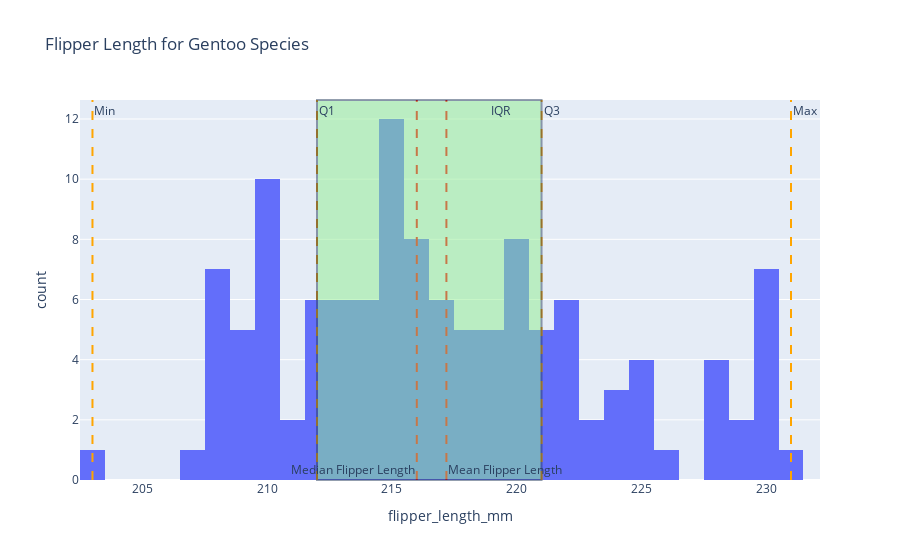

The notebook cell saved with this chart:
### Code cell
filtered_data3 = pingees[pingees['species'] == 'Gentoo']
fig3 = px.histogram(filtered_data3, x="flipper_length_mm", nbins=30,
                   title="Flipper Length for Gentoo Species")
x_value = 217.186992
fig3.add_vline(x_value, line_dash="dash", line_color="red", 
               annotation_text="Mean Flipper Length", annotation_position="bottom right")
median_value = 216.0
fig3.add_vline(median_value,  line_dash="dash", line_color="red", 
               annotation_text="Median Flipper Length", annotation_position="bottom left")

Quartile1_Gentoo = filtered_data3['flipper_length_mm'].quantile(0.25)
Quartile3_Gentoo = filtered_data3['flipper_length_mm'].quantile(0.75)
min_value_Gentoo = filtered_data3['flipper_length_mm'].min()
max_value_Gentoo = filtered_data3['flipper_length_mm'].max()

fig3.add_vline(Quartile1_Gentoo,  line_dash="dash", line_color="orange", 
               annotation_text="Q1", annotation_position="top right")
fig3.add_vline(Quartile3_Gentoo,  line_dash="dash", line_color="orange", 
               annotation_text="Q3", annotation_position="top right")
fig3.add_vline(min_value_Gentoo,  line_dash="dash", line_color="orange", 
               annotation_text="Min", annotation_position="top right")
fig3.add_vline(max_value_Gentoo,  line_dash="dash", line_color="orange", 
               annotation_text="Max", annotation_position="top right")

fig3.add_vrect(x0=Quartile1_Gentoo, x1=Quartile3_Gentoo,
               fillcolor="lightgreen", opacity=0.5,
               annotation_text="IQR          ", annotation_position="top right")

fig3.show()(renderer="png")

### Figure 1 — Plotly figure (JSON) as saved in the notebook; plotly's stock layout.template omitted (floating-point values rounded to 4 significant figures)
{"data": [{"alignmentgroup": "True", "bingroup": "x", "hovertemplate": "flipper_length_mm=%{x}<br>count=%{y}<extra></extra>", "legendgroup": "", "marker": {"color": "#636efa", "pattern": {"shape": ""}}, "name": "", "nbinsx": 30, "offsetgroup": "", "orientation": "v", "showlegend": false, "type": "histogram", "x": [211, 230, 210, 218, 215, 210, 211, 219, 209, 215, 214, 216, 214, 213, 210, 217, 210, 221, 209, 222, 218, 215, 213, 215, 215, 215, 216, 215, 210, 220, 222, 209, 207, 230, 220, 220, 213, 219, 208, 208, 208, 225, 210, 216, 222, 217, 210, 225, 213, 215, 210, 220, 210, 225, 217, 220, 208, 220, 208, 224, 208, 221, 214, 231, 219, 230, 214, 229, 220, 223, 216, 221, 221, 217, 216, 230, 209, 220, 215, 223, 212, 221, 212, 224, 212, 228, 218, 218, 212, 230, 218, 228, 212, 224, 214, 226, 216, 222, 203, 225, 219, 228, 215, 228, 216, 215, 210, 219, 208, 209, 216, 229, 213, 230, 217, 230, 217, 222, 214, null, 215, 222, 212, 213], "xaxis": "x", "yaxis": "y"}], "layout": {"annotations": [{"showarrow": false, "text": "Mean Flipper Length", "x": 217.2, "xanchor": "left", "xref": "x", "y": 0, "yanchor": "bottom", "yref": "y domain"}, {"showarrow": false, "text": "Median Flipper Length", "x": 216, "xanchor": "right", "xref": "x", "y": 0, "yanchor": "bottom", "yref": "y domain"}, {"showarrow": false, "text": "Q1", "x": 212, "xanchor": "left", "xref": "x", "y": 1, "yanchor": "top", "yref": "y domain"}, {"showarrow": false, "text": "Q3", "x": 221, "xanchor": "left", "xref": "x", "y": 1, "yanchor": "top", "yref": "y domain"}, {"showarrow": false, "text": "Min", "x": 203, "xanchor": "left", "xref": "x", "y": 1, "yanchor": "top", "yref": "y domain"}, {"showarrow": false, "text": "Max", "x": 231, "xanchor": "left", "xref": "x", "y": 1, "yanchor": "top", "yref": "y domain"}, {"showarrow": false, "text": "IQR          ", "x": 221, "xanchor": "right", "xref": "x", "y": 1, "yanchor": "top", "yref": "y domain"}], "barmode": "relative", "legend": {"tracegroupgap": 0}, "shapes": [{"line": {"color": "red", "dash": "dash"}, "type": "line", "x0": 217.2, "x1": 217.2, "xref": "x", "y0": 0, "y1": 1, "yref": "y domain"}, {"line": {"color": "red", "dash": "dash"}, "type": "line", "x0": 216, "x1": 216, "xref": "x", "y0": 0, "y1": 1, "yref": "y domain"}, {"line": {"color": "orange", "dash": "dash"}, "type": "line", "x0": 212, "x1": 212, "xref": "x", "y0": 0, "y1": 1, "yref": "y domain"}, {"line": {"color": "orange", "dash": "dash"}, "type": "line", "x0": 221, "x1": 221, "xref": "x", "y0": 0, "y1": 1, "yref": "y domain"}, {"line": {"color": "orange", "dash": "dash"}, "type": "line", "x0": 203, "x1": 203, "xref": "x", "y0": 0, "y1": 1, "yref": "y domain"}, {"line": {"color": "orange", "dash": "dash"}, "type": "line", "x0": 231, "x1": 231, "xref": "x", "y0": 0, "y1": 1, "yref": "y domain"}, {"fillcolor": "lightgreen", "opacity": 0.5, "type": "rect", "x0": 212, "x1": 221, "xref": "x", "y0": 0, "y1": 1, "yref": "y domain"}], "title": {"text": "Flipper Length for Gentoo Species"}, "xaxis": {"anchor": "y", "domain": [0, 1], "title": {"text": "flipper_length_mm"}}, "yaxis": {"anchor": "x", "domain": [0, 1], "title": {"text": "count"}}}}
